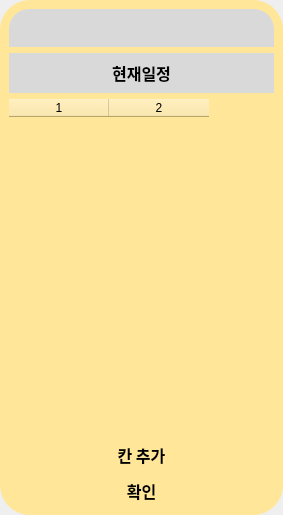
<?xml version="1.0" encoding="UTF-8"?>
<ui version="4.0">
 <class>mainFrame</class>
 <widget class="QWidget" name="mainFrame">
  <property name="geometry">
   <rect>
    <x>0</x>
    <y>0</y>
    <width>283</width>
    <height>515</height>
   </rect>
  </property>
  <property name="minimumSize">
   <size>
    <width>250</width>
    <height>500</height>
   </size>
  </property>
  <property name="windowTitle">
   <string>Form</string>
  </property>
  <property name="styleSheet">
   <string notr="true"/>
  </property>
  <layout class="QVBoxLayout" name="verticalLayout">
   <property name="spacing">
    <number>0</number>
   </property>
   <property name="leftMargin">
    <number>0</number>
   </property>
   <property name="topMargin">
    <number>0</number>
   </property>
   <property name="rightMargin">
    <number>0</number>
   </property>
   <property name="bottomMargin">
    <number>0</number>
   </property>
   <item>
    <widget class="QFrame" name="main">
     <property name="sizePolicy">
      <sizepolicy hsizetype="Preferred" vsizetype="Preferred">
       <horstretch>0</horstretch>
       <verstretch>0</verstretch>
      </sizepolicy>
     </property>
     <property name="minimumSize">
      <size>
       <width>100</width>
       <height>100</height>
      </size>
     </property>
     <property name="baseSize">
      <size>
       <width>0</width>
       <height>0</height>
      </size>
     </property>
     <property name="font">
      <font>
       <family>나눔고딕</family>
       <pointsize>12</pointsize>
       <weight>75</weight>
       <bold>true</bold>
      </font>
     </property>
     <property name="styleSheet">
      <string notr="true">background-color: rgb(255, 230, 153);
border-radius: 30px;</string>
     </property>
     <property name="frameShape">
      <enum>QFrame::StyledPanel</enum>
     </property>
     <property name="frameShadow">
      <enum>QFrame::Raised</enum>
     </property>
     <layout class="QGridLayout" name="gridLayout">
      <item row="0" column="0" colspan="2">
       <widget class="QFrame" name="frame">
        <property name="sizePolicy">
         <sizepolicy hsizetype="Preferred" vsizetype="Fixed">
          <horstretch>0</horstretch>
          <verstretch>0</verstretch>
         </sizepolicy>
        </property>
        <property name="styleSheet">
         <string notr="true">background-color: rgb(217, 217, 217);
border-bottom-right-radius: 0px;
border-bottom-left-radius: 0px;
border-top-right-radius: 20px;
border-top-left-radius: 20px;</string>
        </property>
        <property name="frameShape">
         <enum>QFrame::StyledPanel</enum>
        </property>
        <property name="frameShadow">
         <enum>QFrame::Raised</enum>
        </property>
        <layout class="QHBoxLayout" name="horizontalLayout_2">
         <item>
          <spacer name="sideSpacer">
           <property name="orientation">
            <enum>Qt::Horizontal</enum>
           </property>
           <property name="sizeType">
            <enum>QSizePolicy::Preferred</enum>
           </property>
           <property name="sizeHint" stdset="0">
            <size>
             <width>99999</width>
             <height>20</height>
            </size>
           </property>
          </spacer>
         </item>
         <item>
          <widget class="QPushButton" name="close">
           <property name="sizePolicy">
            <sizepolicy hsizetype="Preferred" vsizetype="Fixed">
             <horstretch>0</horstretch>
             <verstretch>0</verstretch>
            </sizepolicy>
           </property>
           <property name="minimumSize">
            <size>
             <width>20</width>
             <height>20</height>
            </size>
           </property>
           <property name="maximumSize">
            <size>
             <width>20</width>
             <height>20</height>
            </size>
           </property>
           <property name="styleSheet">
            <string notr="true">QPushButton{
border-image: url(:/source/close.PNG);
}
QPushButton:hover{
border-image: url(:/source_hover/close_hover.png);
}</string>
           </property>
           <property name="text">
            <string/>
           </property>
           <property name="iconSize">
            <size>
             <width>0</width>
             <height>0</height>
            </size>
           </property>
          </widget>
         </item>
        </layout>
       </widget>
      </item>
      <item row="1" column="0" colspan="2">
       <widget class="QLabel" name="scheduleTitle">
        <property name="sizePolicy">
         <sizepolicy hsizetype="Preferred" vsizetype="Preferred">
          <horstretch>0</horstretch>
          <verstretch>0</verstretch>
         </sizepolicy>
        </property>
        <property name="minimumSize">
         <size>
          <width>0</width>
          <height>40</height>
         </size>
        </property>
        <property name="font">
         <font>
          <family>나눔고딕</family>
          <pointsize>12</pointsize>
          <weight>75</weight>
          <bold>true</bold>
         </font>
        </property>
        <property name="styleSheet">
         <string notr="true">background-color: rgb(217, 217, 217);
border-radius: 0px;</string>
        </property>
        <property name="text">
         <string>현재일정</string>
        </property>
        <property name="alignment">
         <set>Qt::AlignCenter</set>
        </property>
       </widget>
      </item>
      <item row="5" column="0" colspan="2">
       <widget class="QPushButton" name="confirm">
        <property name="minimumSize">
         <size>
          <width>0</width>
          <height>30</height>
         </size>
        </property>
        <property name="maximumSize">
         <size>
          <width>16777215</width>
          <height>30</height>
         </size>
        </property>
        <property name="font">
         <font>
          <family>나눔고딕</family>
          <pointsize>12</pointsize>
          <weight>75</weight>
          <bold>true</bold>
         </font>
        </property>
        <property name="styleSheet">
         <string notr="true">QPushButton{
background-color: rgb(255, 230, 153);
border-radius: 15px;
}
QPushButton:hover{
background-color: rgb(197, 197, 197);
border-radius: 15px;
}</string>
        </property>
        <property name="text">
         <string>확인</string>
        </property>
       </widget>
      </item>
      <item row="2" column="0" colspan="2">
       <widget class="QTableWidget" name="schedule">
        <property name="gridStyle">
         <enum>Qt::SolidLine</enum>
        </property>
        <property name="rowCount">
         <number>0</number>
        </property>
        <property name="columnCount">
         <number>2</number>
        </property>
        <column/>
        <column/>
       </widget>
      </item>
      <item row="3" column="0" rowspan="2" colspan="2">
       <widget class="QPushButton" name="add">
        <property name="minimumSize">
         <size>
          <width>0</width>
          <height>30</height>
         </size>
        </property>
        <property name="font">
         <font>
          <family>나눔고딕</family>
          <pointsize>12</pointsize>
          <weight>75</weight>
          <bold>true</bold>
         </font>
        </property>
        <property name="styleSheet">
         <string notr="true">QPushButton{
background-color: rgb(255, 230, 153);
border-radius: 15px;
}
QPushButton:hover{
background-color: rgb(197, 197, 197);
border-radius: 15px;
}</string>
        </property>
        <property name="text">
         <string>칸 추가</string>
        </property>
       </widget>
      </item>
     </layout>
    </widget>
   </item>
  </layout>
 </widget>
 <resources>
  <include location="../source/window.qrc"/>
  <include location="../source/window_hover.qrc"/>
 </resources>
 <connections/>
</ui>
